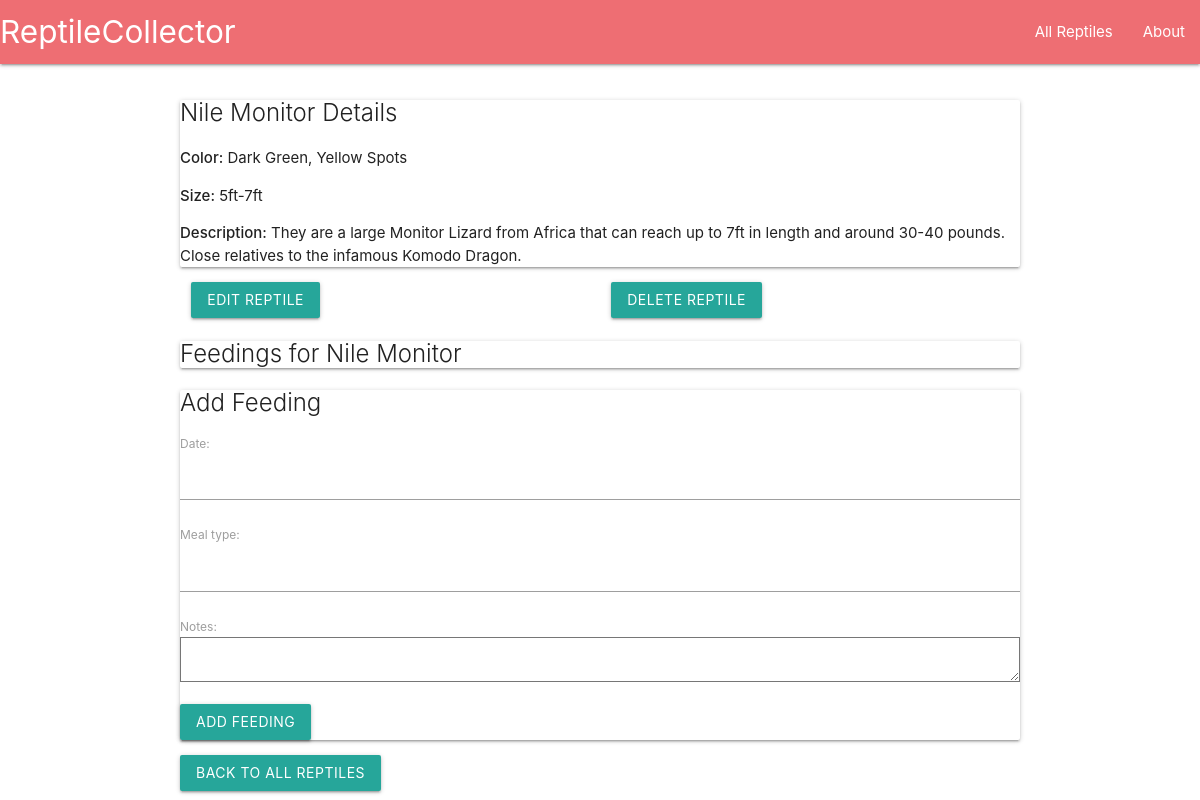
The page /3/ on the database as committed earlier.
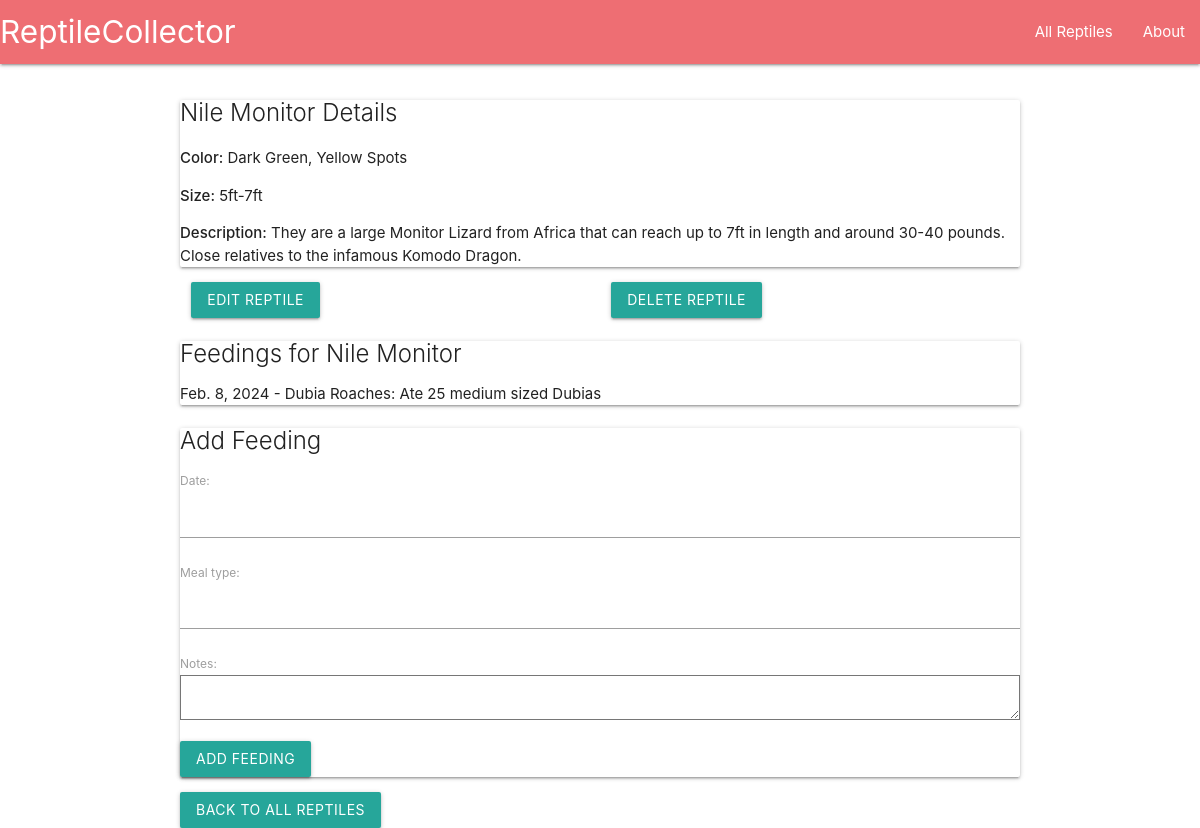
The same page on the database as committed later.
### reptiles/models.py (models this page shows)
class Feeding(models.Model):
    reptile = models.ForeignKey(Reptile, on_delete=models.CASCADE)
    date = models.DateField()
    meal_type = models.CharField(max_length=50)
    notes = models.TextField()

### reptiles/views.py (the view)
# urls.py: path('<int:reptile_id>/', reptile_detail, name='reptile_detail'),
def reptile_detail(request, reptile_id):
    reptile = get_object_or_404(Reptile, pk=reptile_id)
    feedings = Feeding.objects.filter(reptile=reptile).order_by('-date')
    if request.method == 'POST':
        feeding_form = FeedingForm(request.POST)
        if feeding_form.is_valid():
            new_feeding = feeding_form.save(commit=False)
            new_feeding.reptile = reptile
            new_feeding.save()
            return redirect('reptile_detail', reptile_id=reptile_id)
    else:
        feeding_form = FeedingForm()
    return render(request, 'reptiles/reptile_detail.html', {'reptile': reptile, 'feedings': feedings, 'feeding_form': feeding_form})

### reptiles/forms.py
class FeedingForm(forms.ModelForm):
    class Meta:
        model = Feeding
        fields = ['date', 'meal_type', 'notes']

### reptiles/templates/reptiles/reptile_detail.html (shortened to what this page needs)
{% extends 'base.html' %}
{% block content %}
  <div class="card my-4">
    <div class="card-body">
      <h2 class="card-title">{{ reptile.species }} Details</h2>
      <p class="card-text"><strong>Color:</strong> {{ reptile.color }}</p>
      <p class="card-text"><strong>Size:</strong> {{ reptile.size }}</p>
      <p class="card-text"><strong>Description:</strong> {{ reptile.description }}</p>
    </div>
  </div>
  <div class="row">
    <div class="col s6">
      <a href="{% url 'edit_reptile' reptile.id %}" class="btn btn-warning">Edit Reptile</a>
    </div>
    <div class="col s6">
      <form method="post" action="{% url 'delete_reptile' reptile.id %}" class="d-inline">
        <button type="submit" class="btn btn-danger" onclick="return confirm('Are you sure you want to delete this reptile?')">Delete Reptile</button>
      </form>
    </div>
  </div>
  <div class="card mt-4">
    <div class="card-body">
      <h4 class="card-title">Feedings for {{ reptile.species }}</h4>
      <ul>
        {% for feeding in feedings %}
          <li>{{ feeding.date }} - {{ feeding.meal_type }}: {{ feeding.notes }}</li>
        {% endfor %}
      </ul>
    </div>
  </div>
  <div class="card mt-4">
    <div class="card-body">
      <h4 class="card-title">Add Feeding</h4>
      <form method="post">
        {{ feeding_form.as_p }}
        <button type="submit" class="btn btn-primary">Add Feeding</button>
      </form>
    </div>
  </div>
   <a href="{% url 'reptile_index' %}" class="btn btn-secondary">Back to All Reptiles</a>
{% endblock %}

Rows that differ between the two databases and show on the page:
added Feeding: date "Feb. 8, 2024", meal_type "Dubia Roaches", notes "Ate 25 medium sized Dubias"
